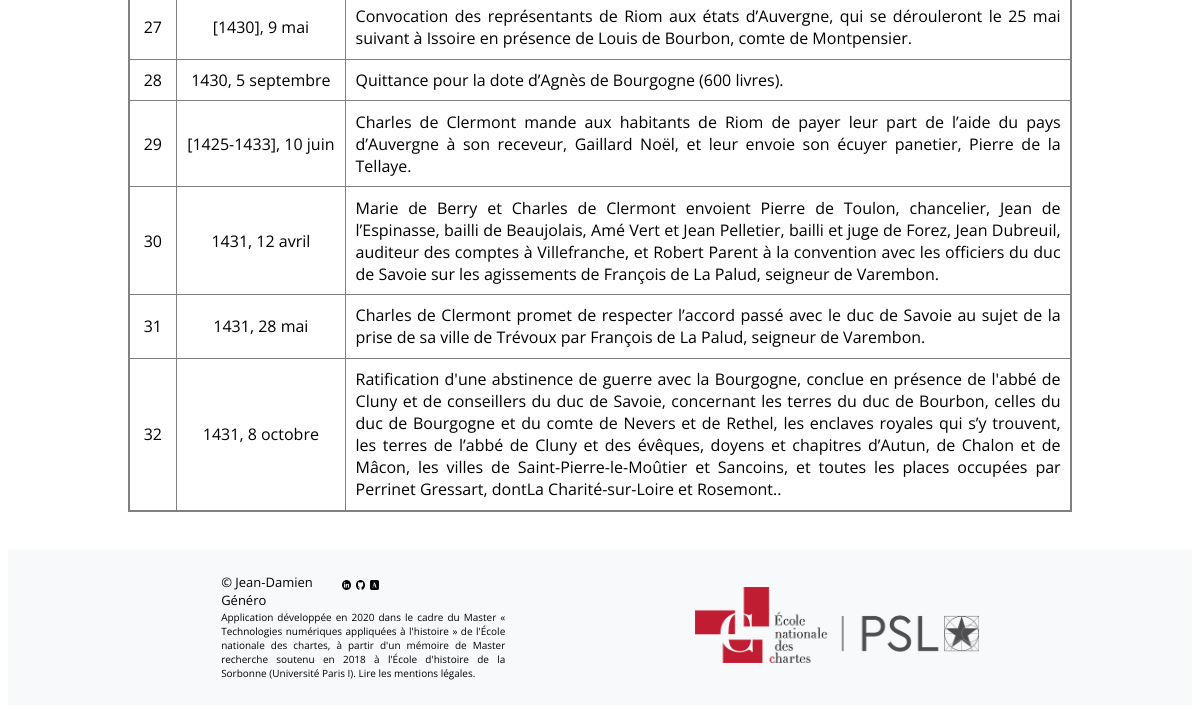
/actes (lower part), run on an earlier commit of the app's database.
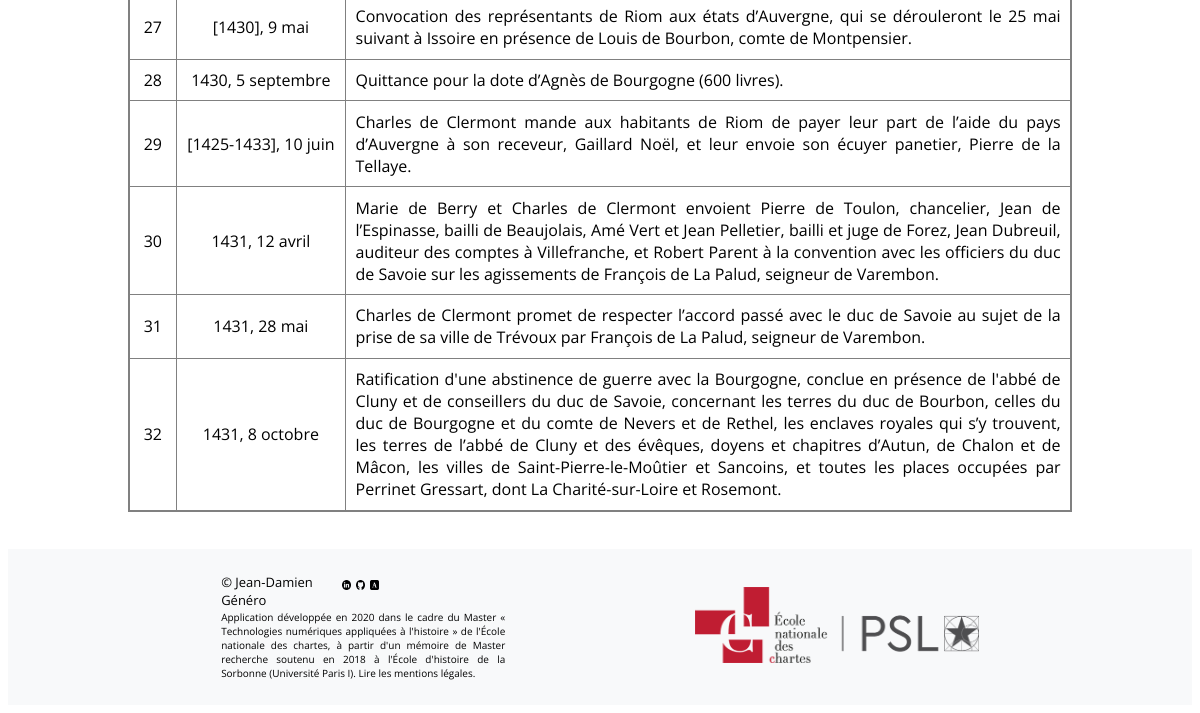
And on a later commit of the database.
### app/modeles/donnees.py (models this page shows, shortened)
class Acts(db.Model):
    __tablename__ = "acts"
    id_acts = db.Column(db.Integer, unique=True, nullable=False, primary_key=True, autoincrement=True)
    institution = db.Column(db.Text)
    state = db.Column(db.Text)
    type = db.Column(db.Text)
    date = db.Column(db.Text)
    place = db.Column(db.Text)
    analyse = db.Column(db.Text)

### app/routes.py (the view)
@app.route("/actes")
def corpus():
	Actes_total = Acts.query.all()
	return render_template("pages/corpus.html", document=Actes_total)

### app/templates/pages/corpus.html (shortened to what this page needs)
{% extends "conteneur.html" %}
{% block corps %}
    <div class="corpus-global">
        <div>
            <div>
                <table>
                    {% for acte in document %}
                        <tbody>
                            <tr>
                                <td><a href="{{url_for('acte', acte_id=acte.id_acts)}}">{{acte.id_acts}}</a></td>
                                <td>{{acte.date}}</td>
                                <td><a href="{{url_for('acte', acte_id=acte.id_acts)}}">{{acte.analyse}}.</a>
                                </td>
                            </tr>
                        </tbody>
                    {% endfor %}
                </table>
            </div>
        </div>
    </div>
{% endblock %}

### app/templates/conteneur.html (shortened to what this page needs)
<!DOCTYPE html>
<html lang="fr">
{% include "partials/css_projet.html" %}
<head>
</head>
<body>
    <div>
        <div class="arriere_plan">
            {% block corps%}{%endblock%}
        </div>
    </div>
    <div>
        <footer class="bloc-footer">
            <div>
                <div class="global-footer">
                    <div class="text-footer">
                        <div class="name-icon-footer-global">
                            <div class="name-footer">
                                © Jean-Damien Généro
                            </div>
                            <div  class="icon-footer">
                                <a href="https://fr.linkedin.com/in/jean-damien-genero" target="_blank">
                                    <img src="{{url_for('static', filename='img/linkedin.png')}}" alt="Linkedin" width="6%" height="auto">
                                </a>
                                <a href="https://github.com/jeandamien-genero" target="_blank">
                                    <img src="{{url_for('static', filename='img/github.png')}}" alt="Github" width="6%" height="auto">
                                </a>
                                <a href="http://sorbonne.academia.edu/JeanDamienGenero" target="_blank">
                                    <img src="{{url_for('static', filename='img/academia.png')}}" alt="Academia" width="6%" height="auto">
                                </a>
                            </div>
                        </div>
                        <p class="credit-footer">Application développée en 2020 dans le cadre du <a href="http://www.chartes.psl.eu/fr/cursus/master-technologies-numeriques-appliquees-histoire" target="_blank">Master &#171; Technologies numériques appliquées à l'histoire &#187;</a> de l'École nationale des chartes, à partir d'un mémoire de Master recherche soutenu en 2018 à l'École d'histoire de la Sorbonne (Université Paris I). <a href="{{url_for('mentions_legales')}}">Lire les mentions légales.</a></p>
                    </div>
                    <div class="box-img-footer">
                        <a href="http://www.chartes.psl.eu/" target="_blank"><img src="{{url_for('static', filename='img/logo_enc.png')}}" alt="Logo de l'École des chartes" class="img-footer"></a>
                    </div>
                </div>
            </div>
        </footer>
    </div>
</body>
</html>

### app/templates/partials/css_projet.html
<link href="{{ url_for('static', filename='css/css.css')}}" rel="stylesheet" type="text/css">
<link href="{{ url_for('static', filename='css/table.css')}}" rel="stylesheet" type="text/css">
<link href="{{ url_for('static', filename='css/font.css')}}" rel="stylesheet" type="text/css">
<link href="{{ url_for('static', filename='css/form.css')}}" rel="stylesheet" type="text/css">

### app/static/css/css.css (style rules this page uses)
.arriere_plan { background-color: #ffffff; padding-top: 5px; padding-bottom: 0px; padding-left: 20px; padding-right: 20px; margin-left: 100px; margin-right: 100px; margin-top: 0px; margin-bottom: 0px; }
.bloc-footer { background: #f8f9fa; }
.global-footer { display: flex; flex-direction: row; justify-content: space-around; padding: 2%; width: 80%; margin: auto; font-family: 'Open Sans', sans-serif; }
.name-icon-footer-global { display: flex; flex-direction: row;" }
.text-footer { display: flex; flex-direction: column; width: 30%; justify-content: center; }
.name-footer { font-size: small; width: 70%; height: auto; }
.icon-footer { width: 95%; height: auto; }
.credit-footer { font-size: x-small; text-align: justify; margin-top: 0.5%; margin-bottom: 0.5%; }
.box-img-footer { display: flex; flex-direction: column; justify-content: center; width: 30%; }
.img-footer { width: 100%; height: auto; }
.corpus-global { font-family: 'Open Sans', sans-serif; margin-top: 2%; margin-bottom: 4%; }

### app/static/css/table.css (style rules this page uses)
table { table-layout: auto; width: 100%; border-collapse: collapse; border: 2px solid gray; }
tbody td:nth-child(1) { text-align: center; }
tbody td:nth-child(2) { text-align: center; }
tbody td:nth-child(3) { text-align: justify; }

What changed in the data, as far as the page shows it:
changed Acts "1431, 8 octobre": analyse "…occupées par Perrinet Gressart, dontLa Charité-sur-Loire et Rosemont." → "…occupées par Perrinet Gressart, dont La Charité-sur-Loire et Rosemont"
